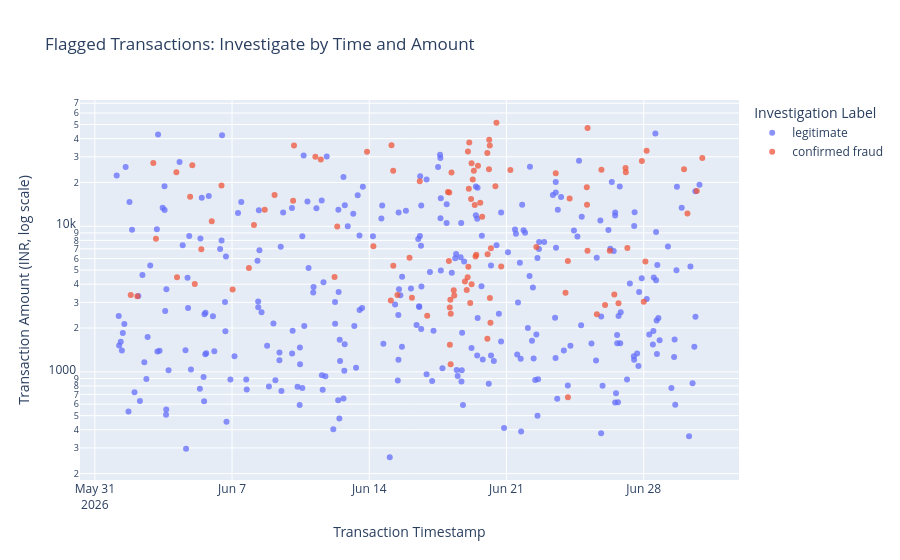
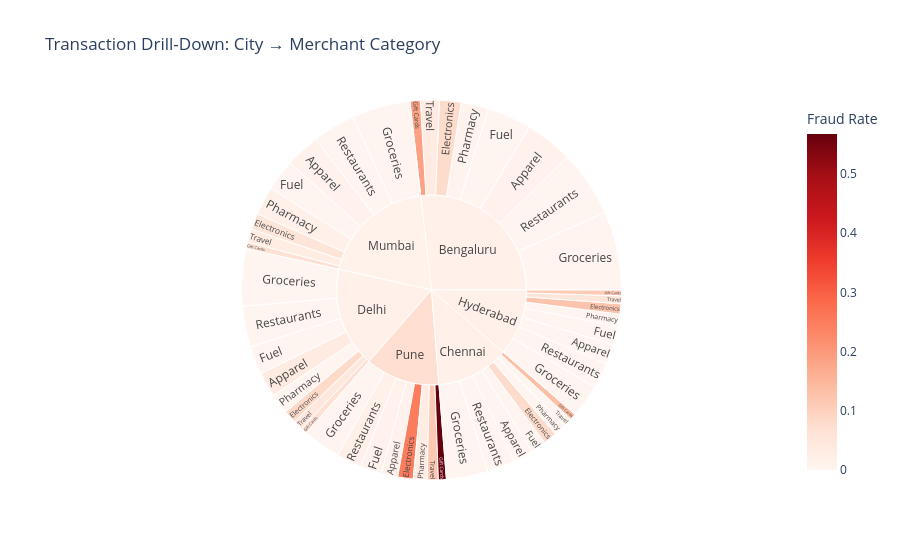

Notebook code for these charts, in order:
### Markdown cell above
## Task 5 — An Interactive Tool for the Investigators (Request #5)

**Real-world usage:** Investigators triage flagged cases themselves with zoom, filter and hover-for-details.

**Why this technique:** **Details-on-demand / tooltips** (Slides 22–23), **dynamic queries** (Slide 15) and **drill-down**
(Slide 24) — Shneiderman's mantra as an actual tool.

**TODO:**
1. Interactive scatter (plotly) of all transactions with `detector_score >= 0.3`: x = timestamp, y = amount (log),
   colour = `label`, with a tooltip showing txn_id, customer, city, category, distance and score. Set `dragmode="select"`.
2. Interactive **sunburst** for drill-down: city → merchant category, sized by transaction count, coloured by fraud rate.

### Code cell
# TODO 1: Interactive scatter plot of flagged transactions
flagged = tx[tx["detector_score"] >= 0.3].copy()

fig_scatter = px.scatter(
    flagged,
    x="timestamp",
    y="amount_inr",
    color="label",
    log_y=True,
    hover_data={
        "txn_id": True,
        "customer_id": True,
        "city": True,
        "merchant_category": True,
        "distance_from_home_km": True,
        "detector_score": ":.4f",
        "timestamp": True,
        "amount_inr": ":.2f",
        "label": True
    },
    title="Flagged Transactions: Investigate by Time and Amount",
    labels={
        "timestamp": "Transaction Time",
        "amount_inr": "Amount (INR)",
        "label": "Investigation Label"
    },
    opacity=0.75
)

fig_scatter.update_layout(
    dragmode="select",
    xaxis_title="Transaction Timestamp",
    yaxis_title="Transaction Amount (INR, log scale)"
)

fig_scatter.show()


# TODO 2: Sunburst — city → merchant category
sunburst_data = (
    tx.groupby(["city", "merchant_category"], observed=True)
    .agg(
        transaction_count=("txn_id", "count"),
        fraud_count=("is_fraud", "sum")
    )
    .reset_index()
)

sunburst_data["fraud_rate"] = (
    sunburst_data["fraud_count"] / sunburst_data["transaction_count"]
)

fig_sunburst = px.sunburst(
    sunburst_data,
    path=["city", "merchant_category"],
    values="transaction_count",
    color="fraud_rate",
    color_continuous_scale="Reds",
    hover_data={
        "transaction_count": True,
        "fraud_count": True,
        "fraud_rate": ":.2%"
    },
    title="Transaction Drill-Down: City → Merchant Category",
    labels={
        "transaction_count": "Transactions",
        "fraud_count": "Confirmed Fraud",
        "fraud_rate": "Fraud Rate"
    }
)

fig_sunburst.show()

### Figure 1 — Plotly figure (JSON) as saved in the notebook; plotly's stock layout.template omitted (floating-point values rounded to 4 significant figures; data arrays with more than 128 entries replaced by an {"elided": "..."} marker saying what was removed)
{"data": [{"customdata": {"elided": "297x7 mixed values"}, "hovertemplate": "Investigation Label=%{customdata[6]}<br>Transaction Time=%{x}<br>Amount (INR)=%{y:.2f}<br>txn_id=%{customdata[0]}<br>customer_id=%{customdata[1]}<br>city=%{customdata[2]}<br>merchant_category=%{customdata[3]}<br>distance_from_home_km=%{customdata[4]}<br>detector_score=%{customdata[5]:.4f}<extra></extra>", "legendgroup": "legitimate", "marker": {"color": "#636efa", "opacity": 0.75, "symbol": "circle"}, "mode": "markers", "name": "legitimate", "orientation": "v", "showlegend": true, "type": "scatter", "x": {"elided": "297 str values"}, "xaxis": "x", "y": {"elided": "297 float values"}, "yaxis": "y"}, {"customdata": {"elided": "104x7 mixed values"}, "hovertemplate": "Investigation Label=%{customdata[6]}<br>Transaction Time=%{x}<br>Amount (INR)=%{y:.2f}<br>txn_id=%{customdata[0]}<br>customer_id=%{customdata[1]}<br>city=%{customdata[2]}<br>merchant_category=%{customdata[3]}<br>distance_from_home_km=%{customdata[4]}<br>detector_score=%{customdata[5]:.4f}<extra></extra>", "legendgroup": "confirmed fraud", "marker": {"color": "#EF553B", "opacity": 0.75, "symbol": "circle"}, "mode": "markers", "name": "confirmed fraud", "orientation": "v", "showlegend": true, "type": "scatter", "x": ["2026-06-01T19:58:00.000000000", "2026-06-02T04:00:00.000000000", "2026-06-02T23:35:00.000000000", "2026-06-03T02:50:00.000000000", "2026-06-04T03:50:00.000000000", "2026-06-04T04:37:00.000000000", "2026-06-04T20:39:00.000000000", "2026-06-04T23:20:00.000000000", "2026-06-05T02:20:00.000000000", "2026-06-05T10:21:00.000000000", "2026-06-05T23:08:00.000000000", "2026-06-06T11:04:00.000000000", "2026-06-07T00:43:00.000000000", "2026-06-07T20:38:00.000000000", "2026-06-08T02:48:00.000000000", "2026-06-08T16:02:00.000000000", "2026-06-09T04:02:00.000000000", "2026-06-10T02:44:00.000000000", "2026-06-10T03:50:00.000000000", "2026-06-11T06:01:00.000000000", "2026-06-11T12:38:00.000000000", "2026-06-12T05:28:00.000000000", "2026-06-12T08:46:00.000000000", "2026-06-13T21:16:00.000000000", "2026-06-14T05:02:00.000000000", "2026-06-15T02:22:00.000000000", "2026-06-15T03:10:00.000000000", "2026-06-15T05:24:00.000000000", "2026-06-15T05:14:00.000000000", "2026-06-15T10:29:00.000000000", "2026-06-16T01:16:00.000000000", "2026-06-16T04:13:00.000000000", "2026-06-16T13:50:00.000000000", "2026-06-16T22:54:00.000000000", "2026-06-18T00:19:00.000000000", "2026-06-18T01:55:00.000000000", "2026-06-18T01:28:00.000000000", "2026-06-18T02:37:00.000000000", "2026-06-18T02:40:00.000000000", "2026-06-18T03:45:00.000000000", "2026-06-18T03:16:00.000000000", "2026-06-18T03:36:00.000000000", "2026-06-18T04:39:00.000000000", "2026-06-18T07:24:00.000000000", "2026-06-18T08:02:00.000000000", "2026-06-18T21:07:00.000000000", "2026-06-18T23:20:00.000000000", "2026-06-19T00:47:00.000000000", "2026-06-19T00:25:00.000000000", "2026-06-19T01:53:00.000000000", "2026-06-19T01:19:00.000000000", "2026-06-19T02:26:00.000000000", "2026-06-19T03:35:00.000000000", "2026-06-19T04:38:00.000000000", "2026-06-19T05:17:00.000000000", "2026-06-19T05:13:00.000000000", "2026-06-19T06:41:00.000000000", "2026-06-19T08:02:00.000000000", "2026-06-19T09:08:00.000000000", "2026-06-19T10:04:00.000000000", "2026-06-19T11:01:00.000000000", "2026-06-19T13:04:00.000000000", "2026-06-19T15:52:00.000000000", "2026-06-19T18:14:00.000000000", "2026-06-20T00:35:00.000000000", "2026-06-20T00:32:00.000000000", "2026-06-20T00:53:00.000000000", "2026-06-20T02:33:00.000000000", "2026-06-20T02:49:00.000000000", "2026-06-20T03:41:00.000000000", "2026-06-20T03:32:00.000000000", "2026-06-20T04:21:00.000000000", "2026-06-20T04:55:00.000000000", "2026-06-20T10:24:00.000000000", "2026-06-20T11:41:00.000000000", "2026-06-20T17:29:00.000000000", "2026-06-21T04:44:00.000000000", "2026-06-22T12:34:00.000000000", "2026-06-23T12:18:00.000000000", "2026-06-24T00:14:00.000000000", "2026-06-24T03:13:00.000000000", "2026-06-24T03:09:00.000000000", "2026-06-24T05:16:00.000000000", "2026-06-25T02:18:00.000000000", "2026-06-25T02:35:00.000000000", "2026-06-25T03:16:00.000000000", "2026-06-25T03:10:00.000000000", "2026-06-25T14:37:00.000000000", "2026-06-25T20:14:00.000000000", "2026-06-26T00:41:00.000000000", "2026-06-26T06:30:00.000000000", "2026-06-26T11:59:00.000000000", "2026-06-26T17:05:00.000000000", "2026-06-27T01:45:00.000000000", "2026-06-27T02:06:00.000000000", "2026-06-27T03:57:00.000000000", "2026-06-27T21:46:00.000000000", "2026-06-28T00:02:00.000000000", "2026-06-28T02:05:00.000000000", "2026-06-28T03:32:00.000000000", "2026-06-30T01:21:00.000000000", "2026-06-30T05:32:00.000000000", "2026-06-30T16:57:00.000000000", "2026-06-30T23:43:00.000000000"], "xaxis": "x", "y": [3369.0, 3309.0, 27170.0, 8198.0, 23460.0, 4462.0, 15920.0, 26220.0, 4015.0, 6960.0, 10830.0, 19060.0, 3682.0, 5160.0, 10220.0, 12970.0, 16400.0, 14980.0, 35900.0, 30060.0, 28720.0, 4474.0, 9949.0, 32550.0, 7277.0, 3087.0, 36030.0, 5347.0, 24060.0, 3368.0, 6090.0, 3227.0, 20360.0, 2430.0, 17180.0, 17050.0, 5772.0, 2771.0, 1535.0, 2505.0, 3126.0, 1126.0, 23420.0, 3630.0, 3339.0, 4182.0, 3649.0, 32690.0, 4465.0, 18120.0, 5278.0, 37680.0, 2976.0, 15420.0, 3996.0, 27060.0, 20980.0, 24100.0, 14010.0, 6209.0, 6379.0, 26010.0, 14520.0, 11610.0, 1689.0, 31880.0, 6432.0, 24600.0, 39340.0, 3214.0, 35840.0, 2172.0, 7066.0, 18840.0, 51420.0, 5302.0, 24350.0, 7206.0, 23100.0, 3488.0, 669.0, 5780.0, 15530.0, 18560.0, 14060.0, 47260.0, 6795.0, 2487.0, 24490.0, 2877.0, 6783.0, 3393.0, 2957.0, 25150.0, 23470.0, 7094.0, 28090.0, 3029.0, 5717.0, 33020.0, 24690.0, 12260.0, 17500.0, 29450.0], "yaxis": "y"}], "layout": {"autosize": true, "dragmode": "select", "legend": {"title": {"text": "Investigation Label"}, "tracegroupgap": 0}, "title": {"text": "Flagged Transactions: Investigate by Time and Amount"}, "xaxis": {"anchor": "y", "autorange": true, "domain": [0, 1], "range": ["2026-05-30 03:19:02.6855", "2026-07-02 23:09:57.3145"], "title": {"text": "Transaction Timestamp"}, "type": "date"}, "yaxis": {"anchor": "x", "autorange": true, "domain": [0, 1], "range": [2.224, 4.901], "title": {"text": "Transaction Amount (INR, log scale)"}, "type": "log"}}}

### Figure 2 — Plotly figure (JSON) as saved in the notebook; plotly's stock layout.template omitted (floating-point values rounded to 4 significant figures; data arrays with more than 128 entries replaced by an {"elided": "..."} marker saying what was removed)
{"data": [{"branchvalues": "total", "customdata": {"elided": "54x3 mixed values"}, "domain": {"x": [0, 1], "y": [0, 1]}, "hovertemplate": "labels=%{label}<br>Transactions=%{customdata[0]}<br>parent=%{parent}<br>id=%{id}<br>Confirmed Fraud=%{customdata[1]}<br>Fraud Rate=%{color:.2%}<extra></extra>", "ids": ["Bengaluru/Apparel", "Bengaluru/Electronics", "Bengaluru/Fuel", "Bengaluru/Gift Cards", "Bengaluru/Groceries", "Bengaluru/Pharmacy", "Bengaluru/Restaurants", "Bengaluru/Travel", "Chennai/Apparel", "Chennai/Electronics", "Chennai/Fuel", "Chennai/Gift Cards", "Chennai/Groceries", "Chennai/Pharmacy", "Chennai/Restaurants", "Chennai/Travel", "Delhi/Apparel", "Delhi/Electronics", "Delhi/Fuel", "Delhi/Gift Cards", "Delhi/Groceries", "Delhi/Pharmacy", "Delhi/Restaurants", "Delhi/Travel", "Hyderabad/Apparel", "Hyderabad/Electronics", "Hyderabad/Fuel", "Hyderabad/Gift Cards", "Hyderabad/Groceries", "Hyderabad/Pharmacy", "Hyderabad/Restaurants", "Hyderabad/Travel", "Mumbai/Apparel", "Mumbai/Electronics", "Mumbai/Fuel", "Mumbai/Gift Cards", "Mumbai/Groceries", "Mumbai/Pharmacy", "Mumbai/Restaurants", "Mumbai/Travel", "Pune/Apparel", "Pune/Electronics", "Pune/Fuel", "Pune/Gift Cards", "Pune/Groceries", "Pune/Pharmacy", "Pune/Restaurants", "Pune/Travel", "Bengaluru", "Chennai", "Delhi", "Hyderabad", "Mumbai", "Pune"], "labels": ["Apparel", "Electronics", "Fuel", "Gift Cards", "Groceries", "Pharmacy", "Restaurants", "Travel", "Apparel", "Electronics", "Fuel", "Gift Cards", "Groceries", "Pharmacy", "Restaurants", "Travel", "Apparel", "Electronics", "Fuel", "Gift Cards", "Groceries", "Pharmacy", "Restaurants", "Travel", "Apparel", "Electronics", "Fuel", "Gift Cards", "Groceries", "Pharmacy", "Restaurants", "Travel", "Apparel", "Electronics", "Fuel", "Gift Cards", "Groceries", "Pharmacy", "Restaurants", "Travel", "Apparel", "Electronics", "Fuel", "Gift Cards", "Groceries", "Pharmacy", "Restaurants", "Travel", "Bengaluru", "Chennai", "Delhi", "Hyderabad", "Mumbai", "Pune"], "marker": {"coloraxis": "coloraxis", "colors": [0.008929, 0.07921, 0.0, 0.1875, 0.00271, 0.007752, 0.0, 0.03371, 0.0, 0.07937, 0.0, 0.1333, 0.0, 0.0, 0.0, 0.0, 0.03478, 0.08333, 0.0, 0.06667, 0.0, 0.0, 0.0, 0.04255, 0.0, 0.125, 0.0, 0.1111, 0.0, 0.0, 0.0, 0.05405, 0.01242, 0.05333, 0.0, 0.06667, 0.0, 0.01493, 0.0, 0.03175, 0.01282, 0.25, 0.01, 0.5676, 0.0, 0.03077, 0.01681, 0.1154, 0.01622, 0.01316, 0.0138, 0.01754, 0.01104, 0.07286]}, "name": "", "parents": ["Bengaluru", "Bengaluru", "Bengaluru", "Bengaluru", "Bengaluru", "Bengaluru", "Bengaluru", "Bengaluru", "Chennai", "Chennai", "Chennai", "Chennai", "Chennai", "Chennai", "Chennai", "Chennai", "Delhi", "Delhi", "Delhi", "Delhi", "Delhi", "Delhi", "Delhi", "Delhi", "Hyderabad", "Hyderabad", "Hyderabad", "Hyderabad", "Hyderabad", "Hyderabad", "Hyderabad", "Hyderabad", "Mumbai", "Mumbai", "Mumbai", "Mumbai", "Mumbai", "Mumbai", "Mumbai", "Mumbai", "Pune", "Pune", "Pune", "Pune", "Pune", "Pune", "Pune", "Pune", "", "", "", "", "", ""], "type": "sunburst", "values": [224.0, 101.0, 208.0, 48.0, 369.0, 129.0, 312.0, 89.0, 95.0, 63.0, 71.0, 30.0, 195.0, 57.0, 131.0, 42.0, 115.0, 60.0, 134.0, 30.0, 269.0, 96.0, 191.0, 47.0, 94.0, 48.0, 87.0, 27.0, 155.0, 57.0, 122.0, 37.0, 161.0, 75.0, 148.0, 30.0, 275.0, 134.0, 201.0, 63.0, 78.0, 72.0, 100.0, 37.0, 177.0, 65.0, 119.0, 52.0, 1480.0, 684.0, 942.0, 627.0, 1087.0, 700.0]}], "layout": {"autosize": true, "coloraxis": {"autocolorscale": false, "colorbar": {"title": {"text": "Fraud Rate"}}, "colorscale": [[0, "rgb(255,245,240)"], [0.125, "rgb(254,224,210)"], [0.25, "rgb(252,187,161)"], [0.375, "rgb(252,146,114)"], [0.5, "rgb(251,106,74)"], [0.625, "rgb(239,59,44)"], [0.75, "rgb(203,24,29)"], [0.875, "rgb(165,15,21)"], [1, "rgb(103,0,13)"]]}, "legend": {"tracegroupgap": 0}, "title": {"text": "Transaction Drill-Down: City → Merchant Category"}}}
